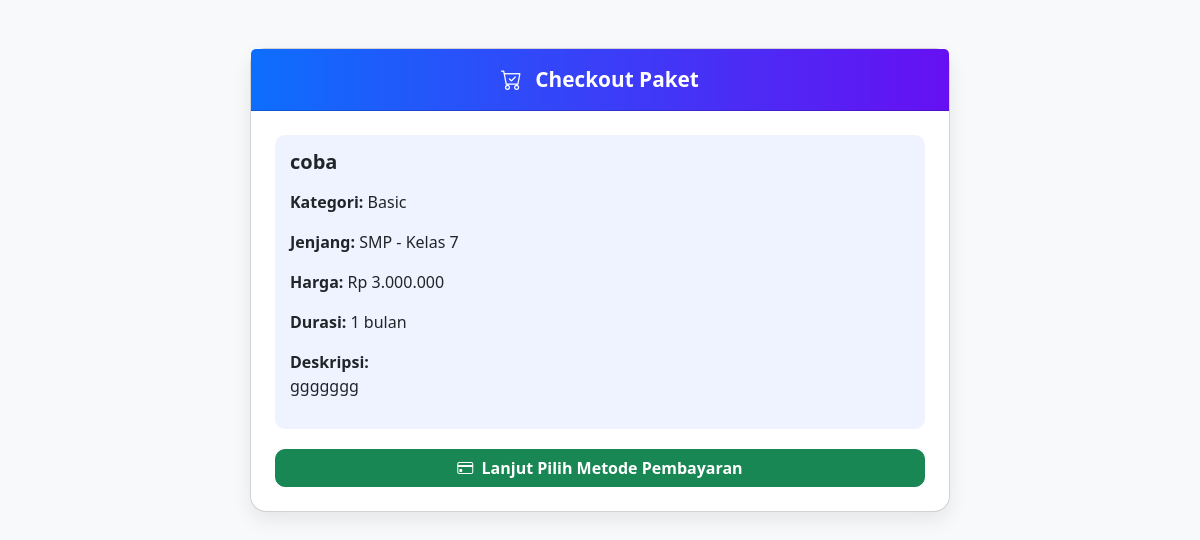
/langganan/checkout.php?paket_id=2 (signed in), run on the app's committed database.
### tables this page shows
CREATE TABLE `paket` (
  `id` int(11) NOT NULL,
  `nama` varchar(50) NOT NULL,
  `kategori` varchar(50) DEFAULT NULL,
  `jenjang` varchar(20) NOT NULL,
  `kelas` varchar(10) NOT NULL,
  `harga` int(11) NOT NULL,
  `durasi` int(11) NOT NULL,
  `satuan_durasi` enum('bulan','tahun') NOT NULL DEFAULT 'bulan',
  `warna` varchar(20) DEFAULT '#0d6efd',
  `deskripsi` text DEFAULT NULL,
  `status` enum('aktif','nonaktif') DEFAULT 'aktif',
  `created_at` timestamp NOT NULL DEFAULT current_timestamp(),
  `updated_at` timestamp NOT NULL DEFAULT current_timestamp() ON UPDATE current_timestamp()
);

### langganan/checkout.php (the view, shortened to what this page needs)
<?php
include_once __DIR__ . '/../config/database.php';
$paket_id = $_GET['paket_id'] ?? null;
$query = mysqli_query($conn, "SELECT * FROM paket WHERE id = $paket_id AND status = 'aktif'");
$paket = mysqli_fetch_assoc($query);
?>
<!DOCTYPE html>
<html lang="id">
<head>
<link href="https://cdn.jsdelivr.net/npm/bootstrap@5.3.0/dist/css/bootstrap.min.css" rel="stylesheet">
<link rel="stylesheet" href="https://cdn.jsdelivr.net/npm/bootstrap-icons@1.11.1/font/bootstrap-icons.css">
</head>
<body>
<div class="container py-5">
    <div class="card card-custom">
        <div class="card-header">
            <i class="bi bi-cart-check me-2"></i> Checkout Paket
        </div>
        <div class="card-body p-4">
            <div class="info-box">
                <h5 class="fw-bold mb-3"><?= htmlspecialchars($paket['nama']) ?></h5>
                <p><strong>Kategori:</strong> <?= htmlspecialchars($paket['kategori']) ?></p>
                <p><strong>Jenjang:</strong> <?= htmlspecialchars($paket['jenjang']) ?> - Kelas <?= htmlspecialchars($paket['kelas']) ?></p>
                <p><strong>Harga:</strong> Rp <?= number_format($paket['harga'], 0, ',', '.') ?></p>
                <p><strong>Durasi:</strong> <?= $paket['durasi'] . ' ' . htmlspecialchars($paket['satuan_durasi']) ?></p>
                <p><strong>Deskripsi:</strong><br><?= nl2br(htmlspecialchars($paket['deskripsi'])) ?></p>
            </div>
            <form action="metode_pembayaran.php" method="post">
                <button type="submit" class="btn btn-success w-100">
                    <i class="bi bi-credit-card me-1"></i> Lanjut Pilih Metode Pembayaran
                </button>
            </form>
        </div>
    </div>
</div>
</body>
</html>

### langganan/checkout.php (style rules this page uses)
body { background: #f8f9fa; font-family: 'Segoe UI', sans-serif; }
.card-custom { max-width: 700px; margin: auto; border-radius: 16px; box-shadow: 0 8px 20px rgba(0,0,0,0.08); background: #fff; }
.card-header { background: linear-gradient(90deg, #0d6efd, #6610f2); color: #fff; font-size: 1.3rem; font-weight: bold; text-align: center; border-radius: 16px 16px 0 0; padding: 15px; }
.btn-success { border-radius: 10px; font-weight: 600; transition: 0.3s; }
.info-box { background: #eef3ff; padding: 15px; border-radius: 10px; margin-bottom: 20px; }

### data on the page
paket: nama "coba", kategori "Basic", jenjang "SMP", kelas "7", harga "3.000.000", durasi "1", satuan_durasi "bulan", deskripsi "ggggggg"
